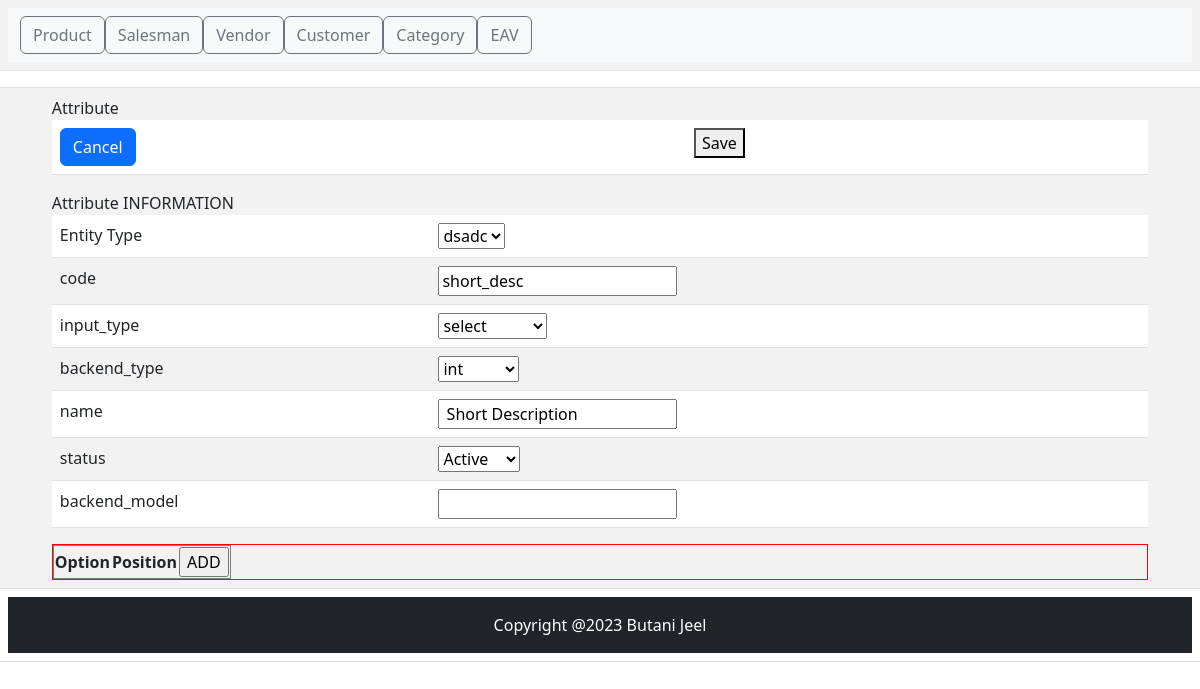
The app's page /index.php?c=eav_attribute&a=edit&id=4 with its own data.
### tables this page shows
CREATE TABLE `eav_attribute` (
  `attribute_id` int(11) NOT NULL,
  `entity_type_id` int(11) NOT NULL,
  `code` varchar(50) NOT NULL,
  `backend_type` varchar(50) DEFAULT NULL,
  `name` varchar(255) NOT NULL,
  `status` tinyint(4) NOT NULL,
  `backend_model` varchar(255) NOT NULL,
  `input_type` varchar(255) NOT NULL
);

### Block/Core/Template.php (called while the page is built, shortened)
<?php
class Block_Core_Template extends Model_Core_View
{
	protected $children = [];
	public function getChildren()
	{
		return $this->children;
	}
	public function addChild($key,$value)
	{
		$this->children[$key] = $value;
		return $this;
	}
}
?>

### Model/Core/View.php (called while the page is built, shortened)
<?php
class Model_Core_View
{
	protected $template = null;
	protected $data = null;
	public function setData($data)
	{
		$this->data = $data;
		return $this;
	}
	public function getData($key = null)
	{
		if (array_key_exists($key,$this->data)) {
			return $this->data[$key];
		}
		return null;
	}
	public function setTemplate($template)
	{
		$this->template = $template;
		return $this;
	}
	public function getTemplate()
	{
		return $this->template;
	}
	public function render()
	{
		require "View".DS.$this->getTemplate();
	}
	public function getUrl($action = null,$controller = null,$params = [],$reset = false)
	{
		return Ccc::getModel('Core_Url')->getUrl($action,$controller,$params,$reset);
	}
}

### Controller/Eav/Attribute.php (called while the page is built, shortened)
<?php
class Controller_Eav_Attribute extends Controller_Core_Action
{
	public function editAction()
	{
		try {
			$attributeId = (int) Ccc::getModel('Core_Request')->getParams('id');
        	$layout = $this->getLayout();
        	$attribute = Ccc::getModel('Core_Eav_Attribute')->load($attributeId);
        	$edit = $layout->createBlock('Core_Eav_Attribute_Edit')->setData(['attribute'=>$attribute]);
        	$layout->getChild('content')->addChild('edit',$edit);
        	$layout->render();
		} catch (Exception $e) {
			$this->getMessage()->addMessage('Eav_Attribute not showed.',Model_Core_Message::FAILURE);
		}
	}
}
?>

### index.php (called while the page is built, shortened)
<?php
spl_autoload_register(function ($className) {
    $classPath = str_replace('_', '/', $className);
});
class Ccc
{
	public static function init()
	{
		$front = new Controller_Core_Front();
		$front->init();
	}
	public static function getModel($className)
	{
		return new $className;
	}
}
Ccc::init();

### Model/Core/Url.php (called while the page is built, shortened)
<?php
class Model_Core_Url
{
	public function getUrl($action = null,$controller = null,$params = [], $reset  = false)
	{
	   $request = new Model_Core_Request();
	   $final = $request->getParams();
	   if ($reset) {
	   	$final = [];
	   }
	   if ($controller) {
	   		$final['c'] = $controller;
	   }
	   else{
	   		$final['c'] =$request->getControllerName();
	   }
	   if ($action) {
	   	   $final['a'] = $action;
	   }
	   else{
	   	   $final['a'] = $request->getActionName();
	   }
	   $queryString = http_build_query($final);
	   $requestUri = trim($_SERVER['REQUEST_URI'],$_SERVER['QUERY_STRING']);
	   $url = $_SERVER['REQUEST_SCHEME'].'://'. $_SERVER['HTTP_HOST'].$requestUri.$queryString;
	   return $url;
	}
}

### Model/Core/Request.php (called while the page is built, shortened)
<?php
class Model_Core_Request
{
	public function getParams($key = null,$value = null)
	{
		if ($key == null) {
			return $_GET;
		}
		if (array_key_exists($key,$_GET)) {
			return $_GET[$key];
		}
		return $value;
	}
}

### Model/Core/Adapter.php (called while the page is built, shortened)
<?php
class Model_Core_Adapter
{
	public $config = [
		'host' => 'localhost',
		'username' => 'root',
		'password' => '',
		 'dbname' => 'newmvc-jeel-butani',
	];
	protected $connect = null;
	public function connect()
	{
		if ($this->connect != null) {
			return $this->connect;
		}
		else{
			$connect = mysqli_connect(
				$this->config['host'],
				$this->config['username'],
				$this->config['password'],
				$this->config['dbname']
			);
			$this->connect = $connect;
			return $connect;
		}
	}
	public function fetchRow($query)
	{
		$connect = $this->connect();
		$result = mysqli_query($connect,$query);
		if (!$result->num_rows == 0) {
			return $result->fetch_assoc();
		}
		return null;
	}
	public function fetchPairs($query)
	{
		$connect = $this->connect();
		$result = mysqli_query($connect, $query);
		$data = $result->fetch_all();
		$column1 = array_column($data, 0);
		$column2 = array_column($data, 1);
		return array_combine($column1, $column2);
	}
}
?>

### Model/Core/Eav/Attribute.php (called while the page is built, shortened)
<?php
class Model_Core_Eav_Attribute extends Model_Core_Table
{
	public function getStatus()
   {
      if ($this->status) {
         return $this->status;
      }
      return Model_Core_Eav_Attribute_Resource::STATUS_DEFAULT;
   }
   public function getEntityType()
   {
      $sql = "SELECT `entity_type_id`,`type_name` FROM `entity_type`";
      return $this->getResource()->getAdapter()->fetchPairs($sql);
   }
}

### Block/Core/Eav/Attribute/Edit.php (called while the page is built, shortened)
<?php
class Block_Core_Eav_Attribute_Edit extends Block_Core_Template
{
	public function getCollection()
	{
		$attribute = $this->getData('attribute');
		return $attribute;
	}
}
?>

### Model/Core/Table.php (called while the page is built, shortened)
<?php
class Model_Core_Table
{
	protected $data = [];
	protected $resource = null;
	public function getResourceName()
	{
		return $this->getResource()->getResourceName();
	}
	public function getPrimaryKey()
	{
		return $this->getResource()->getPrimaryKey();
	}
	public function setResource($resource)
	{
		$this->resource = $resource;
		return $this;
	}
	public function getResource()
	{
		if ($this->resource) {
			return $this->resource;
		}
		$resource = new ($this->resourceClass)();
		return $resource;
	}
	public function __get($key)
	{
		if (array_key_exists($key, $this->data)) {
			return $this->data[$key];
		}
		return null;
	}
	public function load($id,$column = null)
	{
		if (!$column) {
			$column = $this->getPrimaryKey();
		}
		$query = "SELECT * FROM `{$this->getResourceName()}` WHERE `{$column}` = {$id}";
		$result = $this->getResource()->fetchRow($query);
		if ($result) {
			$this->data = $result;
		}
		return $this;
	}
}

### Model/Core/Table/Resource.php (called while the page is built, shortened)
<?php
class Model_Core_Table_Resource{
	public function getAdapter()
	{
		$adapter = new Model_Core_Adapter();
		return $adapter;
	}
	public function fetchRow($query){
		if ($query) {
		return $this->getAdapter()->fetchRow($query);
		}
		throw new Exception("Error Processing Request", 1);
	}
}
?>

### Model/Core/Eav/Attribute/Resource.php (called while the page is built, shortened)
<?php
class Model_Core_Eav_Attribute_Resource extends Model_Core_Table_Resource
{
   public function getStatusOptions()
   {
      return [self::STATUS_ACTIVE => self::STATUS_ACTIVE_LBL,
              self::STATUS_INACTIVE => self::STATUS_INACTIVE_LBL
      ];
   }
}

### view/core/eav/attribute/edit.phtml (the view, shortened to what this page needs)
<?php
$attribute = $this->getCollection();
$entityTypes = Ccc::getModel('Core_Eav_Attribute')->getEntityType();
?>
<form action="<?php echo $this->getUrl('save','eav_attribute');?>" method="post">
	<table class="table table-striped">
		<tr>
			<th><a type="button" class="btn btn-primary" href="<?php echo $this->getUrl('grid','eav_attribute',[],true);?>" >Cancel</a></th>
			<th><button type="submit" name="submit" value="save" >Save</button></th>
		</tr>
	</table>
<table class="table table-striped">
	<tr>
		<td>Entity Type</td>
		<td>
		<select name="attribute[entity_type_id]">
		<?php foreach ($entityTypes as $key => $value): ?>
		<option value="<?php echo $key ?>" <?php echo ($attribute->entity_type_id == $key)? 'selected' :''?>> <?php echo $value ?></option>
		<?php endforeach; ?>
		</select>
		</td>
	</tr>
	<tr>
		<td>code</td>
		<td><input type="text" name="attribute[code]" value="<?php echo $attribute->code; ?>" class="addi9"></td>
	</tr>
	<tr>
		<td>input_type</td>
		<td><select name="attribute[input_type]" onchange="changeInputType(this)" id="selectInputType">
			<option value="select" <?php echo ($attribute->input_type == 'select')? 'selected' :''?>>select</option>
		</td>
	</tr>
	<tr>
		<td>backend_type</td>
		<td><select name="attribute[backend_type]">
			<option value="int" <?php echo ($attribute->backend_type == 'int')? 'selected' :''?>>int</option>
		</td>
	</tr>
	<tr>
		<td>name</td>
		<td><input type="text" name="attribute[name]" value=" <?php echo $attribute->name; ?>" class="addi9"></td>
	</tr>
	<td>status</td>
	<td>
	<select name="attribute[status]">
		<?php foreach ($attribute->getResource()->getStatusOptions() as $key => $value):?>
		<?php $selected = ($key == $attribute->getstatus()) ? 'selected' : '';?>
		<option value="<?php echo $key ?>"<?php echo $selected; ?>><?php echo $value;?></option>
		<?php endforeach;?>
	</select>
	</td>
	</td>
	<tr>
		<td>backend_model</td>
		<td><input type="text" name="attribute[backend_model]" value=" <?php echo $attribute->backend_model; ?>" class="addi9"></td>
	</tr>
</table>
<div style="border: 1px solid red;  display: none;" id="inputTypeOptionDiv">
	<table border="1">
		<thead>
		<tr>
			<th>Option</th>
			<th>Position</th>
			<th><input type="button" name="add" value="ADD" id="addOption"></th>
		</tr>
		</thead>
	</table>
</div>

### view/html/content.phtml
<?php
$children = $this->getChildren();
foreach ($children as $key => $child) {
	$child->render();
}
?>

### records on screen
eav_attribute: entity_type "dsadc", code "short_desc", input_type "select", backend_type "int", name "Short Description"

### other values on screen
form field value "Active"
